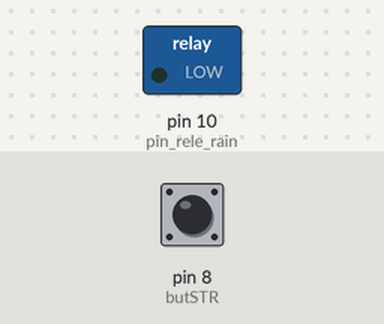
Recording of a sketch running on a simulated Arduino Uno, built with avr-gcc and run on an emulated ATmega328P. Parts: switched loads named in the sketch (green lamp = pin HIGH). Inputs (shaded band) come from the test bench; at power-on: pin 8 (butSTR) HIGH. The local clock reads 2024-03-15 10:24:30 at power-on unless the sketch sets it.

Above: at 1.2 s.
1.3 s: pin 8 (butSTR) pulled LOW for 0.15 s
4.3 s: pin 8 (butSTR) pulled LOW for 1 s
At 4.72 s:
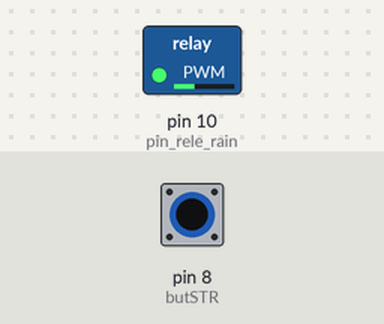
At 6.2 s:
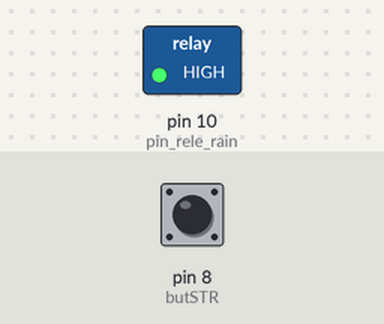
Timing chart, 0 to 7.7 s (numbered marks = the images above; inputs shaded):
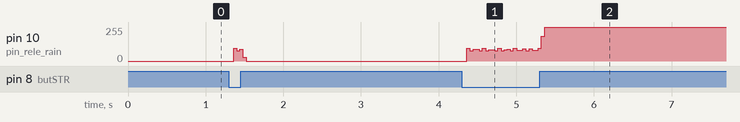

The sketch:

test_millisDelay.ino
```cpp
#include <DS3231.h>

// Init the DS3231 using the hardware interface
DS3231  rtc(SDA, SCL);

Time t;

// Rele de acionamento da bomba de irrigação
#define pin_rele_rain 10

#define butSTR   8

static unsigned long delayBouce;

static bool estadoBotaoSTR = true;

static bool estadoAntBotaoSTR = true;

static byte estadoSTR = 0;

unsigned long startMillis = 0;

unsigned long currentMillis = 0;

unsigned long previousMillis = 0;

static byte estadoOn = 1;

static byte estadoOff = 1;

const int OnHour = 23;

const int OnMin = 59;

const int OffHour = 5;

const int OffMin = 59;

long OnTime = 0;           // milliseconds of on-time

long OffTime = 0;          // milliseconds of off-time

int state_reles_rain = LOW;

void setup() {
  Serial.begin(9600);

  rtc.begin();

  pinMode(butSTR, INPUT_PULLUP);         //Entrada para os botões (digitais 3) com pull-ups internos
  pinMode (pin_rele_rain, OUTPUT);      //Rele do sistema de irrigação

}

void loop() {
  currentMillis = millis();

  t = rtc.getTime();

  estadoBotaoSTR = digitalRead (butSTR);
  if ((!estadoBotaoSTR && estadoAntBotaoSTR) && ((millis() - delayBouce))) {
    estadoSTR++;
    if (estadoSTR > 2) {
      estadoSTR = 0;
    }
    delayBouce = millis();
  }

  if ((t.hour >= OnHour && t.min >= OnMin) && (t.hour <= OffHour && t.min <= OffMin)) {
    OnTime = (2 * 60000);

    OffTime = (2 * 60000);

  } else {

    OnTime = (estadoOn * 60000);

    OffTime = (estadoOff * 60000);
  }

  switch (estadoSTR)
  {
     case 0x01:
      if (estadoSTR == 1 && startMillis == 0) {
        startMillis = currentMillis;
        state_reles_rain = HIGH;
        digitalWrite(pin_rele_rain, state_reles_rain);
      }

      if ((state_reles_rain == LOW) && (currentMillis - previousMillis >= OnTime))
      {
        state_reles_rain = HIGH;  // turn it on
        previousMillis += OnTime;
        digitalWrite(pin_rele_rain, state_reles_rain);    // Update the actual LED
      } else if ((state_reles_rain == HIGH) && (currentMillis - previousMillis >= OffTime))
      {
        state_reles_rain = LOW;
        previousMillis += OffTime;
        digitalWrite(pin_rele_rain, state_reles_rain);
      }

      break;
    case 0x02:
      startMillis = 0;
      currentMillis = 0;
      state_reles_rain = LOW;  // turn it on
      digitalWrite(pin_rele_rain, state_reles_rain);
      break;
  }

}
```
